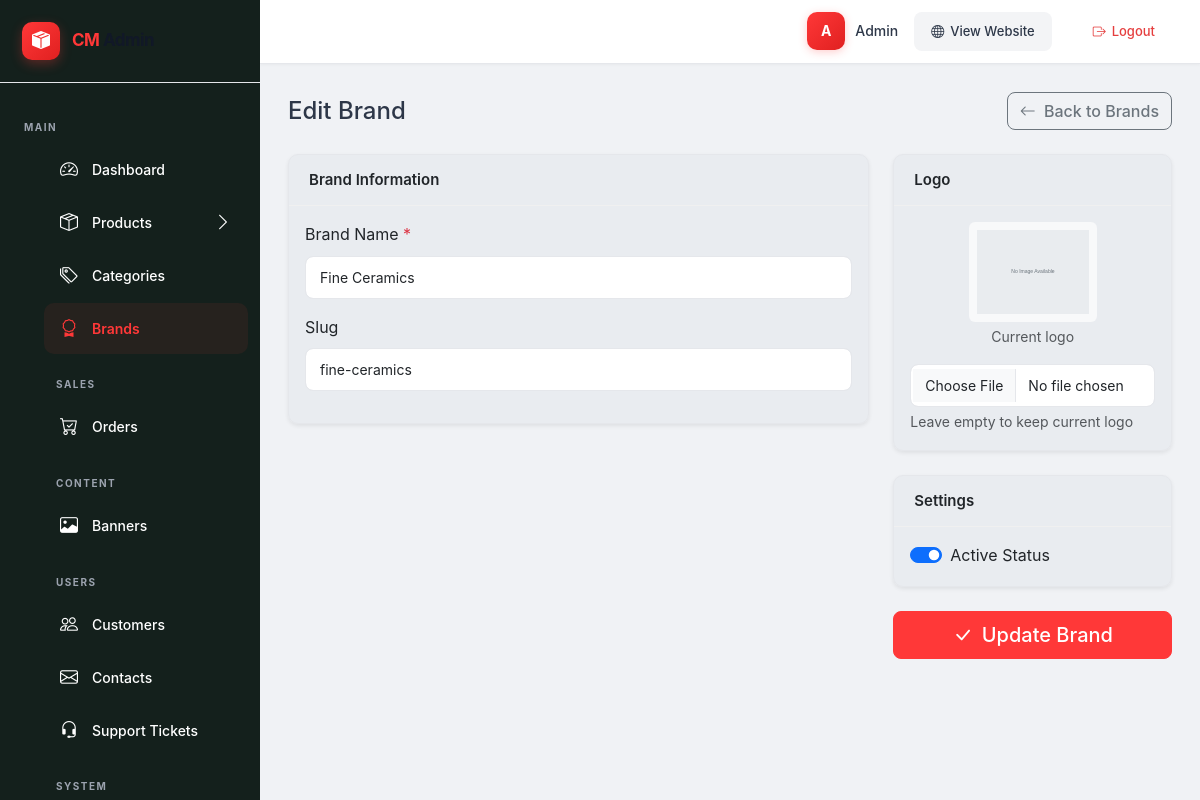
The page /public/admin/brands/edit/5 (signed in) on the database its author committed.
### tables this page shows
CREATE TABLE `brands` (
  `id`     INT UNSIGNED NOT NULL AUTO_INCREMENT,
  `name`   VARCHAR(150) NOT NULL,
  `slug`   VARCHAR(150) NOT NULL,
  `logo`   VARCHAR(255) DEFAULT NULL,
  `status` TINYINT      NOT NULL DEFAULT 1,
  PRIMARY KEY (`id`),
  UNIQUE KEY `uk_brands_slug` (`slug`),
  INDEX `idx_brands_status` (`status`)
);

### app/Controllers/admin/BrandController.php (called while the page is built, shortened)
<?php
class BrandController
{
    private Brand $brandModel;
    public function __construct()
    {
        $this->brandModel = new Brand();
    }
    public function edit(int $id): void
    {
        try {
            $brand = $this->brandModel->getById($id);
            require APP_ROOT . '/views/admin/admin_header.php';
            require APP_ROOT . '/views/admin/brands/edit.php';
            require APP_ROOT . '/views/admin/admin_footer.php';
        } catch (\Throwable $e) {
            error_log("Brand edit error: " . $e->getMessage());
            Session::flash('error', 'Failed to load brand');
            Response::redirect(APP_URL . '/admin/brands');
        }
    }
}

### config/autoload.php (called while the page is built, shortened)
<?php
spl_autoload_register(function (string $class): void {
    $prefixes = [
        'App\\Controllers\\' => APP_ROOT . '/app/Controllers/',
        'App\\Models\\'      => APP_ROOT . '/app/Models/',
        'App\\Helpers\\'     => APP_ROOT . '/app/Helpers/',
    ];
    foreach ($prefixes as $prefix => $baseDir) {
        if (strncmp($class, $prefix, strlen($prefix)) === 0) {
            $relativeClass = substr($class, strlen($prefix));
            $file = $baseDir . str_replace('\\', '/', $relativeClass) . '.php';
            if (file_exists($file)) {
                return;
            }
        }
    }
});
if (!function_exists('old')) {
    function old(string $key, mixed $default = ''): mixed
    {
        return \App\Helpers\Session::getOldInput($key, $default);
    }
}

### app/Helpers/Database.php (called while the page is built, shortened)
<?php
class Database
{
    private static ?Database $instance = null;
    private \PDO $pdo;
    private function __construct()
    {
        $dsn = 'mysql:host=' . DB_HOST . ';dbname=' . DB_NAME . ';charset=' . DB_CHARSET;
        $options = [
            \PDO::ATTR_ERRMODE            => \PDO::ERRMODE_EXCEPTION,
            \PDO::ATTR_DEFAULT_FETCH_MODE => \PDO::FETCH_ASSOC,
            \PDO::ATTR_EMULATE_PREPARES   => false,
            \PDO::MYSQL_ATTR_FOUND_ROWS   => true,
        ];
        $this->pdo = new \PDO($dsn, DB_USER, DB_PASS, $options);
    }
    public static function getInstance(): self
    {
        if (self::$instance === null) {
            self::$instance = new self();
        }
        return self::$instance;
    }
    public function query(string $sql, array $params = []): \PDOStatement
    {
        $stmt = $this->pdo->prepare($sql);
        $stmt->execute($params);
        return $stmt;
    }
    public function fetch(string $sql, array $params = []): ?array
    {
        return $this->query($sql, $params)->fetch() ?: null;
    }
}

### app/Models/Brand.php (called while the page is built, shortened)
<?php
class Brand
{
    private Database $db;
    private string $table = 'brands';
    public function __construct()
    {
        $this->db = Database::getInstance();
    }
    public function getById(int $id): ?array
    {
        return $this->db->fetch("SELECT * FROM {$this->table} WHERE id = ?", [$id]);
    }
}

### app/Helpers/Session.php (called while the page is built, shortened)
<?php
class Session
{
    public static function getOldInput(string $key, mixed $default = ''): mixed
    {
        return $_SESSION['_old_input'][$key] ?? $default;
    }
}

### app/Helpers/Sanitizer.php (called while the page is built, shortened)
<?php
class Sanitizer
{
    public static function clean(mixed $input): string
    {
        return htmlspecialchars(trim((string) $input), ENT_QUOTES, 'UTF-8');
    }
    public static function image(mixed $path): string
    {
        if (empty($path) || !file_exists(UPLOAD_PATH . '/' . $path)) {
            return APP_URL . '/assets/images/placeholder.svg';
        }
        return APP_URL . '/uploads/' . $path;
    }
}

### views/admin/brands/edit.php (the view, shortened to what this page needs)
<div class="d-flex justify-content-between align-items-center mb-4">
    <h4 class="mb-0">Edit Brand</h4>
    <a href="<?= ADMIN_URL ?>brands" class="btn btn-outline-secondary">
        <i class="bi bi-arrow-left me-1"></i> Back to Brands
    </a>
</div>
<form method="POST" action="<?= ADMIN_URL ?>brands/update/<?= (int)$brand['id'] ?>" enctype="multipart/form-data">
    <div class="row">
        <div class="col-lg-8">
            <div class="card shadow-sm mb-4">
                <div class="card-header">
                    <h5 class="mb-0">Brand Information</h5>
                </div>
                <div class="card-body">
                    <div class="mb-3">
                        <label for="name" class="form-label">Brand Name <span class="text-danger">*</span></label>
                        <input type="text" class="form-control" id="name" name="name" required value="<?= Sanitizer::clean(old('name', $brand['name'])) ?>">
                    </div>
                    <div class="mb-3">
                        <label for="slug" class="form-label">Slug</label>
                        <input type="text" class="form-control" id="slug" name="slug" value="<?= Sanitizer::clean(old('slug', $brand['slug'])) ?>">
                    </div>
                </div>
            </div>
        </div>
        <div class="col-lg-4">
            <div class="card shadow-sm mb-4">
                <div class="card-header">
                    <h5 class="mb-0">Logo</h5>
                </div>
                <div class="card-body">
                    <?php if (!empty($brand['logo'])): ?>
                        <div class="mb-3 text-center">
                            <img src="<?= Sanitizer::image($brand['logo']) ?>" alt="<?= Sanitizer::clean($brand['name']) ?>" class="img-fluid rounded bg-light p-2" style="max-height: 100px; object-fit: contain;">
                            <div class="form-text">Current logo</div>
                        </div>
                    <?php endif; ?>
                    <input type="file" class="form-control" id="logo" name="logo" accept="image/*">
                    <div class="form-text">Leave empty to keep current logo</div>
                </div>
            </div>
            <div class="card shadow-sm mb-4">
                <div class="card-header">
                    <h5 class="mb-0">Settings</h5>
                </div>
                <div class="card-body">
                    <div class="form-check form-switch">
                        <input class="form-check-input" type="checkbox" id="status" name="status" value="1" <?= old('status', $brand['status']) ? 'checked' : '' ?>>
                        <label class="form-check-label" for="status">Active Status</label>
                    </div>
                </div>
            </div>
            <div class="d-grid">
                <button type="submit" class="btn btn-primary btn-lg">
                    <i class="bi bi-check-lg me-1"></i> Update Brand
                </button>
            </div>
        </div>
    </div>
</form>

### public/assets/css/admin.css (style rules this page uses)
:root { --admin-primary: #ff3838; --admin-primary-dark: #e02020; --admin-dark: #0f1117; --admin-gray-100: #f8f9fa; --admin-gray-200: #e9ecef; --admin-gray-500: #6c757d; --admin-radius: 10px; --admin-shadow: 0 2px 12px rgba(0, 0, 0, 0.06); --admin-transition: 0.25s cubic-bezier(0.4, 0, 0.2, 1); }
body { font-family: 'Inter', -apple-system, BlinkMacSystemFont, 'Segoe UI', sans-serif; background: #f0f2f5; color: #2d3748; line-height: 1.6; }
.card { border: 1px solid #e5e7eb; border-radius: var(--admin-radius); transition: box-shadow var(--admin-transition); background: #fff; }
.card-header { background: transparent; border-bottom: 1px solid #f0f0f0; padding: 16px 20px; }
.card-header h5 { font-size: 15px; font-weight: 600; margin: 0; }
.btn { border-radius: 8px; font-weight: 500; transition: all 0.2s; }
.btn-primary { background: var(--admin-primary); border-color: var(--admin-primary); }
.form-control, .form-select { border-radius: 8px; border: 1.5px solid #e5e7eb; padding: 10px 14px; font-size: 14px; transition: border-color 0.2s, box-shadow 0.2s; }

### views/admin/admin_header.php (style rules this page uses)
:root { --admin-sidebar-width: 260px; --admin-sidebar-bg: #ffffff; --admin-sidebar-hover: #f3f4f6; --admin-sidebar-active: #ff3838; --admin-topbar-height: 64px; --admin-primary: #ff3838; --admin-primary-dark: #e02020; --admin-sidebar-gradient: linear-gradient(180deg, #ffffff 0%, #f8f9fa 100%); }
* { margin: 0; padding: 0; box-sizing: border-box; }
body { font-family: 'Inter', -apple-system, BlinkMacSystemFont, 'Segoe UI', sans-serif; background: #f0f2f5; overflow-x: hidden; }
.card { background: #05516008 !important; }

### rows shown on the page
brands: name "Fine Ceramics", slug "fine-ceramics", status "☑"

### other values the page prints
substr($adminName, 0, 1) "A"
$adminName "Admin"
